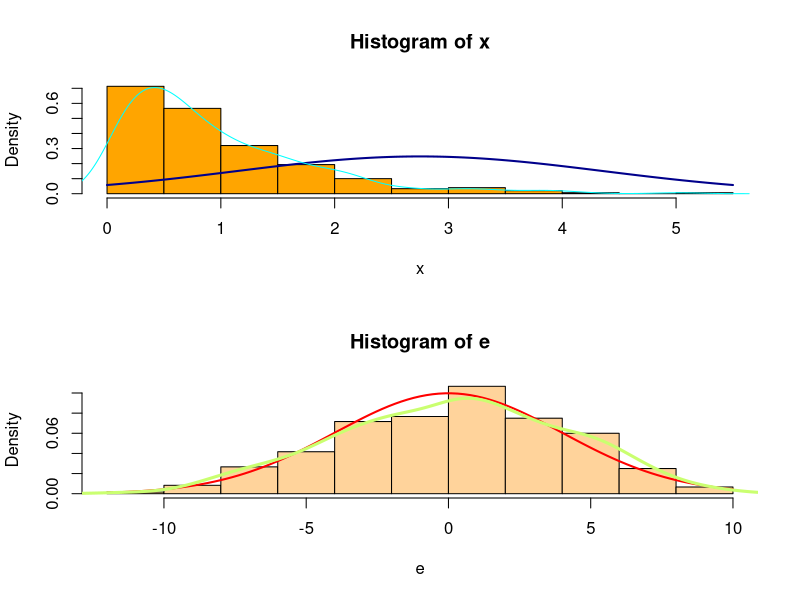

Reproduce this figure in R.
png("plot-ex06.png", width=600)
par(mfrow = c(2, 1))
set.seed(4)
x <- rf(n = 300, df1 = 3, df2 = 112)
e <- rnorm(300, 0, 4)
hist(x, freq = F, col = "orange")
curve(dnorm(x, mean = mean(x), sd = sd(x)),col = "darkblue", lwd = 2, add = T)
lines(density(x), col = "cyan", lwd = 1) 
hist(e, freq = F, col = "burlywood1")
curve(dnorm(x, mean = 0, sd = 4), col = "red", lwd = 2, add = T)
lines(density(e), col = "darkolivegreen1", lwd = 3)
par(mfrow = c(1, 1))
dev.off()
